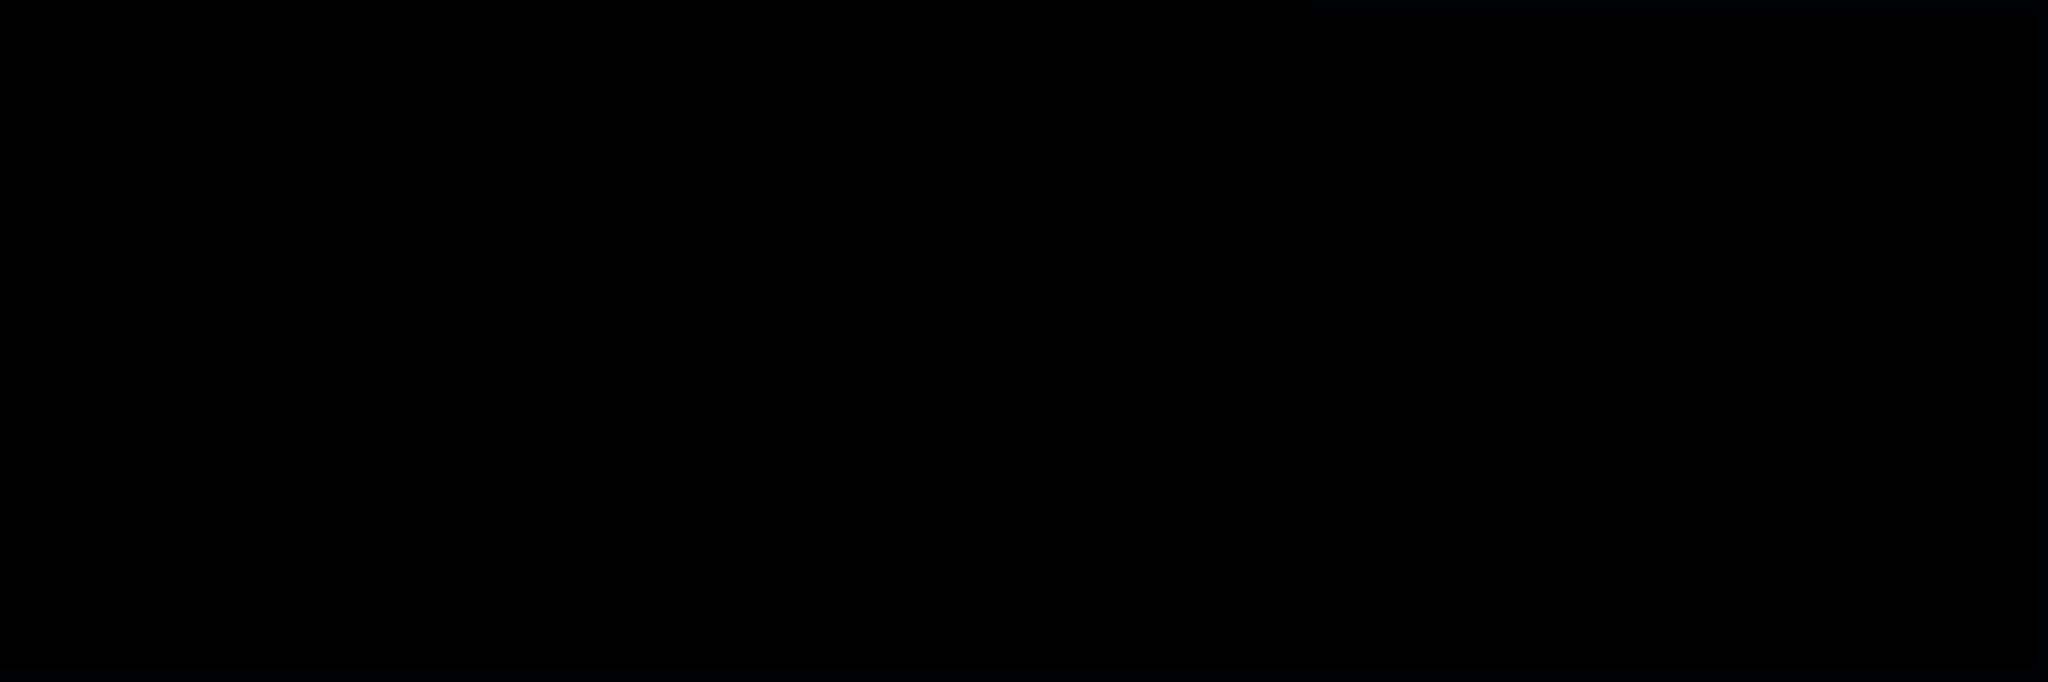

A 2D game scene composited from a Tiled map and its tileset images. What follows is a short description and the map's XML, with each tile layer's data collapsed to a summary:
An orthogonal 150x50 tile map with 32x32 px tiles, 1 tile layer (TileArea).

<map version="1.0" orientation="orthogonal" renderorder="right-down" width="150" height="50" tilewidth="32" tileheight="32" nextobjectid="1">
 <tileset firstgid="1" name="MasterTileset" tilewidth="32" tileheight="32" tilecount="100">
  <image source="../static/assets/TileSet_Master.png" trans="ff00ff" width="320" height="320" />
 </tileset>
 <layer name="TileArea" width="150" height="50">
  <data>[7500 cells, 396 non-empty, 2 distinct tile ids]</data>
 </layer>
</map>
